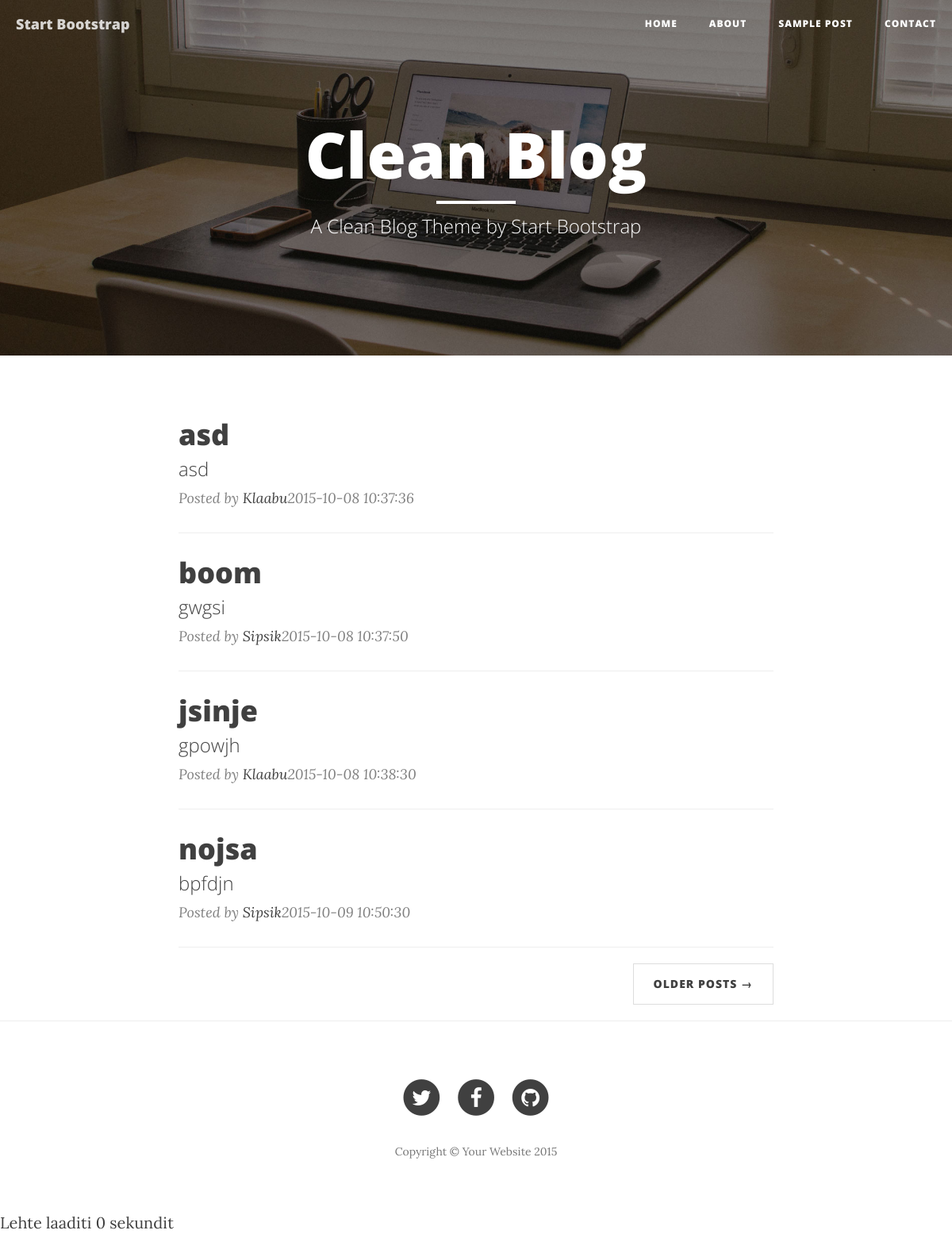
The page / on the database its author committed.
### tables this page shows
CREATE TABLE `posts` (
  `post_id`          INT(11) UNSIGNED NOT NULL AUTO_INCREMENT,
  `author_id`        INT(10) UNSIGNED NOT NULL,
  `post_title`       VARCHAR(255)     NOT NULL,
  `post_description` VARCHAR(255)              DEFAULT NULL,
  `post_created`     DATETIME         NOT NULL DEFAULT CURRENT_TIMESTAMP,
  `post_text`        TEXT             NOT NULL,
  PRIMARY KEY (`post_id`),
  KEY `author_id` (`author_id`),
  CONSTRAINT `posts_ibfk_1` FOREIGN KEY (`author_id`) REFERENCES `authors` (`author_id`)
);

CREATE TABLE `authors` (
  `author_id`   INT(11) UNSIGNED NOT NULL AUTO_INCREMENT,
  `author_name` VARCHAR(255)     NOT NULL,
  PRIMARY KEY (`author_id`)
);

### controllers/home.php (called while the page is built)
<?php
$q = mysqli_query($db, "SELECT * FROM posts NATURAL JOIN authors");
while ($row = mysqli_fetch_assoc($q)) {
    $posts[] = $row;
}

### views/home.php (the view)
<header class="intro-header" style="background-image: url('img/home-bg.jpg')">
    <div class="container">
        <div class="row">
            <div class="col-lg-8 col-lg-offset-2 col-md-10 col-md-offset-1">
                <div class="site-heading">
                    <h1>Clean Blog</h1>
                    <hr class="small">
                    <span class="subheading">A Clean Blog Theme by Start Bootstrap</span>
                </div>
            </div>
        </div>
    </div>
</header>
<div class="container">
    <div class="row">
        <div class="col-lg-8 col-lg-offset-2 col-md-10 col-md-offset-1">
            <?php foreach ($posts as $post): ?>
                <div class="post-preview">
                    <a href="?page=post&id=<?php echo $post['post_title'] ?>">
                        <h2 class="post-title"><?php echo $post['post_title'] ?></h2>
                        <h3 class="post-subtitle"><?php echo $post['post_description'] ?></h3>
                    </a>
                    <p class="post-meta">Posted by <a
                            href="#"><?php echo $post['author_name'] ?></a><?php echo $post['post_created'] ?></p>
                </div>
                <hr>
            <?php endforeach ?>
            <ul class="pager">
                <li class="next">
                    <a href="#">Older Posts &rarr;</a>
                </li>
            </ul>
        </div>
    </div>
</div>
<hr>

### templates/master_template.php (shortened to what this page needs)
<!DOCTYPE html>
<html lang="en">
<head>
    <link href="css/bootstrap.min.css" rel="stylesheet">
    <link href="css/clean-blog.min.css" rel="stylesheet">
    <link href="http://maxcdn.bootstrapcdn.com/font-awesome/4.1.0/css/font-awesome.min.css" rel="stylesheet"
          type="text/css">
</head>
<body>
<nav class="navbar navbar-default navbar-custom navbar-fixed-top">
    <div class="container-fluid">
        <div class="navbar-header page-scroll">
            <a class="navbar-brand" href="index.html">Start Bootstrap</a>
        </div>
        <div class="collapse navbar-collapse" id="bs-example-navbar-collapse-1">
            <ul class="nav navbar-nav navbar-right">
                <li>
                    <a href="?">Home</a>
                </li>
                <li>
                    <a href="?page=about">About</a>
                </li>
                <li>
                    <a href="?page=sample">Sample Post</a>
                </li>
                <li>
                    <a href="?page=contact">Contact</a>
                </li>
            </ul>
        </div>
    </div>
</nav>
<?php if (file_exists("views/$page.php")) require "views/$page.php"; else require 'views/error.php' ?>
<footer>
    <div class="container">
        <div class="row">
            <div class="col-lg-8 col-lg-offset-2 col-md-10 col-md-offset-1">
                <ul class="list-inline text-center">
                    <li>
                        <a href="#">
                                <span class="fa-stack fa-lg">
                                    <i class="fa fa-circle fa-stack-2x"></i>
                                    <i class="fa fa-twitter fa-stack-1x fa-inverse"></i>
                                </span>
                        </a>
                    </li>
                    <li>
                        <a href="#">
                                <span class="fa-stack fa-lg">
                                    <i class="fa fa-circle fa-stack-2x"></i>
                                    <i class="fa fa-facebook fa-stack-1x fa-inverse"></i>
                                </span>
                        </a>
                    </li>
                    <li>
                        <a href="#">
                                <span class="fa-stack fa-lg">
                                    <i class="fa fa-circle fa-stack-2x"></i>
                                    <i class="fa fa-github fa-stack-1x fa-inverse"></i>
                                </span>
                        </a>
                    </li>
                </ul>
                <p class="copyright text-muted">Copyright &copy; Your Website <?php echo date('Y') ?></p>
            </div>
        </div>
    </div>
</footer>
</body>
</html>

### index.php (shortened to what this page needs)
<?php
$page_load_start = microtime(1);
$page = !empty($_GET['page']) ? $_GET['page'] : 'home';
if (file_exists("controllers/$page.php")) {
    require "controllers/$page.php";
}
require "templates/master_template.php";
echo "Lehte laaditi " . round(microtime(1) - $page_load_start, 4) . " sekundit";

### rows shown on the page
posts: post_title "asd", post_description "asd", author.author_name "Klaabu", post_created "2015-10-08 10:37:36"
posts: post_title "boom", post_description "gwgsi", author.author_name "Sipsik", post_created "2015-10-08 10:37:50"
posts: post_title "jsinje", post_description "gpowjh", author.author_name "Klaabu", post_created "2015-10-08 10:38:30"
posts: post_title "nojsa", post_description "bpfdjn", author.author_name "Sipsik", post_created "2015-10-09 10:50:30"
